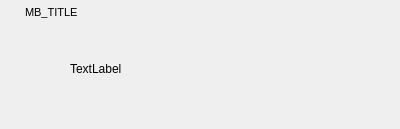
<?xml version="1.0" encoding="UTF-8"?>
<ui version="4.0">
 <class>MessageBox</class>
 <widget class="QDialog" name="MessageBox">
  <property name="windowModality">
   <enum>Qt::WindowModal</enum>
  </property>
  <property name="geometry">
   <rect>
    <x>0</x>
    <y>0</y>
    <width>400</width>
    <height>129</height>
   </rect>
  </property>
  <property name="windowTitle">
   <string>Dialog</string>
  </property>
  <layout class="QVBoxLayout" name="verticalLayout">
   <property name="spacing">
    <number>0</number>
   </property>
   <property name="margin">
    <number>1</number>
   </property>
   <item>
    <widget class="QWidget" name="titleBar" native="true">
     <property name="minimumSize">
      <size>
       <width>0</width>
       <height>23</height>
      </size>
     </property>
     <property name="maximumSize">
      <size>
       <width>16777215</width>
       <height>23</height>
      </size>
     </property>
     <property name="styleSheet">
      <string notr="true"/>
     </property>
     <layout class="QHBoxLayout" name="horizontalLayout">
      <property name="spacing">
       <number>4</number>
      </property>
      <property name="leftMargin">
       <number>5</number>
      </property>
      <property name="topMargin">
       <number>0</number>
      </property>
      <property name="rightMargin">
       <number>1</number>
      </property>
      <property name="bottomMargin">
       <number>0</number>
      </property>
      <item>
       <widget class="QLabel" name="tbMenu">
        <property name="maximumSize">
         <size>
          <width>15</width>
          <height>15</height>
         </size>
        </property>
        <property name="text">
         <string/>
        </property>
        <property name="pixmap">
         <pixmap resource="ltorrent.qrc">:/icons/app.ico</pixmap>
        </property>
        <property name="scaledContents">
         <bool>true</bool>
        </property>
       </widget>
      </item>
      <item>
       <widget class="QLabel" name="LTitle">
        <property name="minimumSize">
         <size>
          <width>100</width>
          <height>22</height>
         </size>
        </property>
        <property name="maximumSize">
         <size>
          <width>16777215</width>
          <height>22</height>
         </size>
        </property>
        <property name="font">
         <font>
          <family>Arial</family>
          <pointsize>8</pointsize>
          <weight>50</weight>
          <bold>false</bold>
          <stylestrategy>PreferDefault</stylestrategy>
         </font>
        </property>
        <property name="styleSheet">
         <string notr="true"/>
        </property>
        <property name="text">
         <string>MB_TITLE</string>
        </property>
        <property name="textFormat">
         <enum>Qt::AutoText</enum>
        </property>
       </widget>
      </item>
      <item>
       <widget class="QPushButton" name="pbClose">
        <property name="minimumSize">
         <size>
          <width>22</width>
          <height>22</height>
         </size>
        </property>
        <property name="maximumSize">
         <size>
          <width>22</width>
          <height>22</height>
         </size>
        </property>
        <property name="iconSize">
         <size>
          <width>22</width>
          <height>22</height>
         </size>
        </property>
        <property name="flat">
         <bool>true</bool>
        </property>
       </widget>
      </item>
     </layout>
    </widget>
   </item>
   <item>
    <widget class="QWidget" name="m_centralWidget" native="true">
     <property name="styleSheet">
      <string notr="true"/>
     </property>
     <layout class="QGridLayout" name="gridLayout_4">
      <property name="leftMargin">
       <number>9</number>
      </property>
      <property name="topMargin">
       <number>6</number>
      </property>
      <property name="rightMargin">
       <number>9</number>
      </property>
      <property name="bottomMargin">
       <number>9</number>
      </property>
      <property name="horizontalSpacing">
       <number>0</number>
      </property>
      <property name="verticalSpacing">
       <number>2</number>
      </property>
      <item row="1" column="0" colspan="2">
       <widget class="QDialogButtonBox" name="buttonBox">
        <property name="orientation">
         <enum>Qt::Horizontal</enum>
        </property>
        <property name="standardButtons">
         <set>QDialogButtonBox::NoButton</set>
        </property>
        <property name="centerButtons">
         <bool>true</bool>
        </property>
       </widget>
      </item>
      <item row="0" column="1">
       <widget class="QLabel" name="text">
        <property name="text">
         <string>TextLabel</string>
        </property>
        <property name="wordWrap">
         <bool>true</bool>
        </property>
        <property name="textInteractionFlags">
         <set>Qt::NoTextInteraction</set>
        </property>
       </widget>
      </item>
      <item row="0" column="0">
       <widget class="QLabel" name="icon">
        <property name="maximumSize">
         <size>
          <width>60</width>
          <height>60</height>
         </size>
        </property>
        <property name="styleSheet">
         <string notr="true">#icon{
  margin-right:10px;
  margin-top:10px;
}</string>
        </property>
        <property name="text">
         <string/>
        </property>
        <property name="scaledContents">
         <bool>true</bool>
        </property>
        <property name="textInteractionFlags">
         <set>Qt::NoTextInteraction</set>
        </property>
       </widget>
      </item>
     </layout>
    </widget>
   </item>
  </layout>
 </widget>
 <resources>
  <include location="ltorrent.qrc"/>
 </resources>
 <connections>
  <connection>
   <sender>buttonBox</sender>
   <signal>accepted()</signal>
   <receiver>MessageBox</receiver>
   <slot>accept()</slot>
   <hints>
    <hint type="sourcelabel">
     <x>248</x>
     <y>254</y>
    </hint>
    <hint type="destinationlabel">
     <x>157</x>
     <y>274</y>
    </hint>
   </hints>
  </connection>
  <connection>
   <sender>buttonBox</sender>
   <signal>rejected()</signal>
   <receiver>MessageBox</receiver>
   <slot>reject()</slot>
   <hints>
    <hint type="sourcelabel">
     <x>316</x>
     <y>260</y>
    </hint>
    <hint type="destinationlabel">
     <x>286</x>
     <y>274</y>
    </hint>
   </hints>
  </connection>
 </connections>
</ui>
